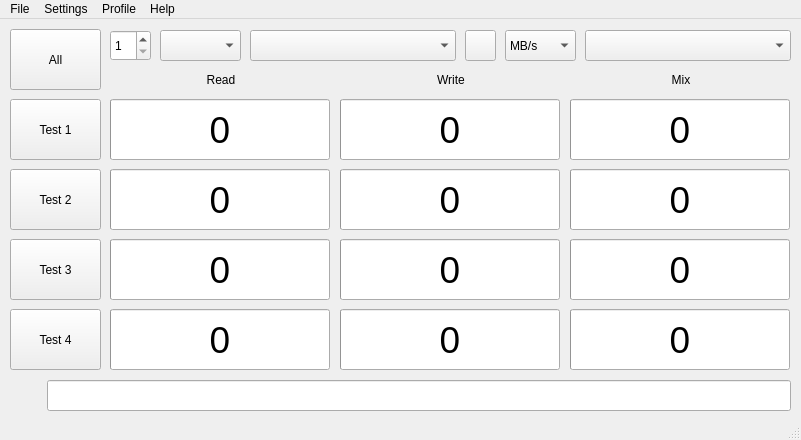
<?xml version="1.0" encoding="UTF-8"?>
<ui version="4.0">
 <class>MainWindow</class>
 <widget class="QMainWindow" name="MainWindow">
  <property name="geometry">
   <rect>
    <x>0</x>
    <y>0</y>
    <width>801</width>
    <height>440</height>
   </rect>
  </property>
  <property name="windowTitle">
   <string notr="true">KDiskMark</string>
  </property>
  <property name="locale">
   <locale language="English" country="UnitedStates"/>
  </property>
  <widget class="QWidget" name="centralwidget">
   <widget class="QPushButton" name="pushButton_All">
    <property name="geometry">
     <rect>
      <x>10</x>
      <y>10</y>
      <width>91</width>
      <height>61</height>
     </rect>
    </property>
    <property name="text">
     <string>All</string>
    </property>
   </widget>
   <widget class="QWidget" name="commentLayoutWidget">
    <property name="geometry">
     <rect>
      <x>10</x>
      <y>360</y>
      <width>781</width>
      <height>33</height>
     </rect>
    </property>
    <layout class="QHBoxLayout" name="commentLayout">
     <item>
      <widget class="QLabel" name="extraIcon">
       <property name="sizePolicy">
        <sizepolicy hsizetype="Preferred" vsizetype="Preferred">
         <horstretch>0</horstretch>
         <verstretch>0</verstretch>
        </sizepolicy>
       </property>
       <property name="minimumSize">
        <size>
         <width>31</width>
         <height>16</height>
        </size>
       </property>
       <property name="maximumSize">
        <size>
         <width>31</width>
         <height>16</height>
        </size>
       </property>
       <property name="text">
        <string/>
       </property>
       <property name="alignment">
        <set>Qt::AlignCenter</set>
       </property>
      </widget>
     </item>
     <item>
      <widget class="QLineEdit" name="deviceModel">
       <property name="minimumSize">
        <size>
         <width>0</width>
         <height>31</height>
        </size>
       </property>
       <property name="font">
        <font>
         <pointsize>9</pointsize>
        </font>
       </property>
       <property name="text">
        <string notr="true"/>
       </property>
      </widget>
     </item>
    </layout>
   </widget>
   <widget class="QWidget" name="targetLayoutWidget">
    <property name="geometry">
     <rect>
      <x>110</x>
      <y>10</y>
      <width>681</width>
      <height>33</height>
     </rect>
    </property>
    <layout class="QHBoxLayout" name="targetLayout">
     <property name="spacing">
      <number>9</number>
     </property>
     <item>
      <widget class="QSpinBox" name="loopsCount">
       <property name="enabled">
        <bool>true</bool>
       </property>
       <property name="minimumSize">
        <size>
         <width>0</width>
         <height>31</height>
        </size>
       </property>
       <property name="maximumSize">
        <size>
         <width>41</width>
         <height>16777215</height>
        </size>
       </property>
       <property name="readOnly">
        <bool>false</bool>
       </property>
       <property name="accelerated">
        <bool>false</bool>
       </property>
       <property name="minimum">
        <number>1</number>
       </property>
       <property name="maximum">
        <number>9</number>
       </property>
      </widget>
     </item>
     <item>
      <widget class="QComboBox" name="comboBox_fileSize">
       <property name="enabled">
        <bool>true</bool>
       </property>
       <property name="minimumSize">
        <size>
         <width>0</width>
         <height>31</height>
        </size>
       </property>
       <property name="maximumSize">
        <size>
         <width>81</width>
         <height>16777215</height>
        </size>
       </property>
      </widget>
     </item>
     <item>
      <widget class="QComboBox" name="comboBox_Storages">
       <property name="enabled">
        <bool>true</bool>
       </property>
       <property name="minimumSize">
        <size>
         <width>0</width>
         <height>31</height>
        </size>
       </property>
       <property name="editable">
        <bool>false</bool>
       </property>
       <property name="currentText">
        <string notr="true"/>
       </property>
      </widget>
     </item>
     <item>
      <widget class="QPushButton" name="refreshStoragesButton">
       <property name="minimumSize">
        <size>
         <width>0</width>
         <height>31</height>
        </size>
       </property>
       <property name="maximumSize">
        <size>
         <width>31</width>
         <height>16777215</height>
        </size>
       </property>
       <property name="text">
        <string/>
       </property>
       <property name="icon">
        <iconset theme="view-refresh">
         <normaloff>.</normaloff>.</iconset>
       </property>
      </widget>
     </item>
     <item>
      <widget class="QComboBox" name="comboBox_ComparisonField">
       <property name="enabled">
        <bool>true</bool>
       </property>
       <property name="minimumSize">
        <size>
         <width>0</width>
         <height>31</height>
        </size>
       </property>
       <property name="maximumSize">
        <size>
         <width>71</width>
         <height>16777215</height>
        </size>
       </property>
       <item>
        <property name="text">
         <string>MB/s</string>
        </property>
       </item>
       <item>
        <property name="text">
         <string>GB/s</string>
        </property>
       </item>
       <item>
        <property name="text">
         <string>IOPS</string>
        </property>
       </item>
       <item>
        <property name="text">
         <string>μs</string>
        </property>
       </item>
      </widget>
     </item>
     <item>
      <widget class="QComboBox" name="comboBox_MixRatio">
       <property name="minimumSize">
        <size>
         <width>0</width>
         <height>31</height>
        </size>
       </property>
      </widget>
     </item>
    </layout>
   </widget>
   <widget class="QStackedWidget" name="stackedWidget">
    <property name="geometry">
     <rect>
      <x>10</x>
      <y>10</y>
      <width>781</width>
      <height>341</height>
     </rect>
    </property>
    <property name="currentIndex">
     <number>0</number>
    </property>
    <widget class="QWidget" name="page">
     <widget class="QPushButton" name="pushButton_Test_1">
      <property name="geometry">
       <rect>
        <x>0</x>
        <y>70</y>
        <width>91</width>
        <height>61</height>
       </rect>
      </property>
      <property name="text">
       <string notr="true">Test 1</string>
      </property>
     </widget>
     <widget class="QPushButton" name="pushButton_Test_3">
      <property name="geometry">
       <rect>
        <x>0</x>
        <y>210</y>
        <width>91</width>
        <height>61</height>
       </rect>
      </property>
      <property name="text">
       <string notr="true">Test 3</string>
      </property>
     </widget>
     <widget class="QPushButton" name="pushButton_Test_4">
      <property name="geometry">
       <rect>
        <x>0</x>
        <y>280</y>
        <width>91</width>
        <height>61</height>
       </rect>
      </property>
      <property name="text">
       <string notr="true">Test 4</string>
      </property>
     </widget>
     <widget class="QPushButton" name="pushButton_Test_2">
      <property name="geometry">
       <rect>
        <x>0</x>
        <y>140</y>
        <width>91</width>
        <height>61</height>
       </rect>
      </property>
      <property name="text">
       <string notr="true">Test 2</string>
      </property>
     </widget>
     <widget class="QWidget" name="readWidget" native="true">
      <property name="geometry">
       <rect>
        <x>100</x>
        <y>38</y>
        <width>222</width>
        <height>303</height>
       </rect>
      </property>
      <layout class="QVBoxLayout" name="readLayout">
       <property name="spacing">
        <number>9</number>
       </property>
       <property name="leftMargin">
        <number>0</number>
       </property>
       <property name="topMargin">
        <number>2</number>
       </property>
       <property name="rightMargin">
        <number>0</number>
       </property>
       <property name="bottomMargin">
        <number>0</number>
       </property>
       <item>
        <widget class="QLabel" name="label_Read">
         <property name="minimumSize">
          <size>
           <width>0</width>
           <height>20</height>
          </size>
         </property>
         <property name="text">
          <string>Read</string>
         </property>
         <property name="alignment">
          <set>Qt::AlignCenter</set>
         </property>
        </widget>
       </item>
       <item>
        <widget class="QProgressBar" name="readBar_1">
         <property name="minimumSize">
          <size>
           <width>220</width>
           <height>61</height>
          </size>
         </property>
         <property name="maximumSize">
          <size>
           <width>220</width>
           <height>16777215</height>
          </size>
         </property>
         <property name="font">
          <font>
           <pointsize>28</pointsize>
          </font>
         </property>
         <property name="maximum">
          <number>100</number>
         </property>
         <property name="value">
          <number>0</number>
         </property>
         <property name="format">
          <string notr="true">%v</string>
         </property>
        </widget>
       </item>
       <item>
        <widget class="QProgressBar" name="readBar_2">
         <property name="minimumSize">
          <size>
           <width>220</width>
           <height>61</height>
          </size>
         </property>
         <property name="maximumSize">
          <size>
           <width>220</width>
           <height>16777215</height>
          </size>
         </property>
         <property name="font">
          <font>
           <pointsize>28</pointsize>
          </font>
         </property>
         <property name="maximum">
          <number>100</number>
         </property>
         <property name="value">
          <number>0</number>
         </property>
         <property name="format">
          <string notr="true">%v</string>
         </property>
        </widget>
       </item>
       <item>
        <widget class="QProgressBar" name="readBar_3">
         <property name="minimumSize">
          <size>
           <width>220</width>
           <height>61</height>
          </size>
         </property>
         <property name="maximumSize">
          <size>
           <width>220</width>
           <height>16777215</height>
          </size>
         </property>
         <property name="font">
          <font>
           <pointsize>28</pointsize>
          </font>
         </property>
         <property name="maximum">
          <number>100</number>
         </property>
         <property name="value">
          <number>0</number>
         </property>
         <property name="format">
          <string notr="true">%v</string>
         </property>
        </widget>
       </item>
       <item>
        <widget class="QProgressBar" name="readBar_4">
         <property name="minimumSize">
          <size>
           <width>220</width>
           <height>61</height>
          </size>
         </property>
         <property name="maximumSize">
          <size>
           <width>220</width>
           <height>16777215</height>
          </size>
         </property>
         <property name="font">
          <font>
           <pointsize>28</pointsize>
          </font>
         </property>
         <property name="maximum">
          <number>100</number>
         </property>
         <property name="value">
          <number>0</number>
         </property>
         <property name="format">
          <string notr="true">%v</string>
         </property>
        </widget>
       </item>
      </layout>
     </widget>
     <widget class="QWidget" name="writeWidget" native="true">
      <property name="geometry">
       <rect>
        <x>330</x>
        <y>38</y>
        <width>222</width>
        <height>303</height>
       </rect>
      </property>
      <layout class="QVBoxLayout" name="writeLayout">
       <property name="spacing">
        <number>9</number>
       </property>
       <property name="leftMargin">
        <number>0</number>
       </property>
       <property name="topMargin">
        <number>2</number>
       </property>
       <property name="rightMargin">
        <number>0</number>
       </property>
       <property name="bottomMargin">
        <number>0</number>
       </property>
       <item>
        <widget class="QLabel" name="label_Write">
         <property name="minimumSize">
          <size>
           <width>0</width>
           <height>20</height>
          </size>
         </property>
         <property name="text">
          <string>Write</string>
         </property>
         <property name="alignment">
          <set>Qt::AlignCenter</set>
         </property>
        </widget>
       </item>
       <item>
        <widget class="QProgressBar" name="writeBar_1">
         <property name="minimumSize">
          <size>
           <width>220</width>
           <height>61</height>
          </size>
         </property>
         <property name="maximumSize">
          <size>
           <width>220</width>
           <height>16777215</height>
          </size>
         </property>
         <property name="font">
          <font>
           <pointsize>28</pointsize>
          </font>
         </property>
         <property name="maximum">
          <number>100</number>
         </property>
         <property name="value">
          <number>0</number>
         </property>
         <property name="format">
          <string notr="true">%v</string>
         </property>
        </widget>
       </item>
       <item>
        <widget class="QProgressBar" name="writeBar_2">
         <property name="minimumSize">
          <size>
           <width>220</width>
           <height>61</height>
          </size>
         </property>
         <property name="maximumSize">
          <size>
           <width>220</width>
           <height>16777215</height>
          </size>
         </property>
         <property name="font">
          <font>
           <pointsize>28</pointsize>
          </font>
         </property>
         <property name="maximum">
          <number>100</number>
         </property>
         <property name="value">
          <number>0</number>
         </property>
         <property name="format">
          <string notr="true">%v</string>
         </property>
        </widget>
       </item>
       <item>
        <widget class="QProgressBar" name="writeBar_3">
         <property name="minimumSize">
          <size>
           <width>220</width>
           <height>61</height>
          </size>
         </property>
         <property name="maximumSize">
          <size>
           <width>220</width>
           <height>16777215</height>
          </size>
         </property>
         <property name="font">
          <font>
           <pointsize>28</pointsize>
          </font>
         </property>
         <property name="maximum">
          <number>100</number>
         </property>
         <property name="value">
          <number>0</number>
         </property>
         <property name="format">
          <string notr="true">%v</string>
         </property>
        </widget>
       </item>
       <item>
        <widget class="QProgressBar" name="writeBar_4">
         <property name="minimumSize">
          <size>
           <width>220</width>
           <height>61</height>
          </size>
         </property>
         <property name="maximumSize">
          <size>
           <width>220</width>
           <height>16777215</height>
          </size>
         </property>
         <property name="font">
          <font>
           <pointsize>28</pointsize>
          </font>
         </property>
         <property name="maximum">
          <number>100</number>
         </property>
         <property name="value">
          <number>0</number>
         </property>
         <property name="format">
          <string notr="true">%v</string>
         </property>
        </widget>
       </item>
      </layout>
     </widget>
     <widget class="QWidget" name="mixWidget" native="true">
      <property name="geometry">
       <rect>
        <x>560</x>
        <y>38</y>
        <width>222</width>
        <height>303</height>
       </rect>
      </property>
      <layout class="QVBoxLayout" name="mixLayout">
       <property name="spacing">
        <number>9</number>
       </property>
       <property name="leftMargin">
        <number>0</number>
       </property>
       <property name="topMargin">
        <number>2</number>
       </property>
       <property name="rightMargin">
        <number>0</number>
       </property>
       <property name="bottomMargin">
        <number>0</number>
       </property>
       <item>
        <widget class="QLabel" name="label_Mix">
         <property name="minimumSize">
          <size>
           <width>0</width>
           <height>20</height>
          </size>
         </property>
         <property name="text">
          <string>Mix</string>
         </property>
         <property name="alignment">
          <set>Qt::AlignCenter</set>
         </property>
        </widget>
       </item>
       <item>
        <widget class="QProgressBar" name="mixBar_1">
         <property name="minimumSize">
          <size>
           <width>220</width>
           <height>61</height>
          </size>
         </property>
         <property name="maximumSize">
          <size>
           <width>220</width>
           <height>16777215</height>
          </size>
         </property>
         <property name="font">
          <font>
           <pointsize>28</pointsize>
          </font>
         </property>
         <property name="maximum">
          <number>100</number>
         </property>
         <property name="value">
          <number>0</number>
         </property>
         <property name="format">
          <string notr="true">%v</string>
         </property>
        </widget>
       </item>
       <item>
        <widget class="QProgressBar" name="mixBar_2">
         <property name="minimumSize">
          <size>
           <width>220</width>
           <height>61</height>
          </size>
         </property>
         <property name="maximumSize">
          <size>
           <width>220</width>
           <height>16777215</height>
          </size>
         </property>
         <property name="font">
          <font>
           <pointsize>28</pointsize>
          </font>
         </property>
         <property name="maximum">
          <number>100</number>
         </property>
         <property name="value">
          <number>0</number>
         </property>
         <property name="format">
          <string notr="true">%v</string>
         </property>
        </widget>
       </item>
       <item>
        <widget class="QProgressBar" name="mixBar_3">
         <property name="minimumSize">
          <size>
           <width>220</width>
           <height>61</height>
          </size>
         </property>
         <property name="maximumSize">
          <size>
           <width>220</width>
           <height>16777215</height>
          </size>
         </property>
         <property name="font">
          <font>
           <pointsize>28</pointsize>
          </font>
         </property>
         <property name="maximum">
          <number>100</number>
         </property>
         <property name="value">
          <number>0</number>
         </property>
         <property name="format">
          <string notr="true">%v</string>
         </property>
        </widget>
       </item>
       <item>
        <widget class="QProgressBar" name="mixBar_4">
         <property name="minimumSize">
          <size>
           <width>220</width>
           <height>61</height>
          </size>
         </property>
         <property name="maximumSize">
          <size>
           <width>220</width>
           <height>16777215</height>
          </size>
         </property>
         <property name="font">
          <font>
           <pointsize>28</pointsize>
          </font>
         </property>
         <property name="maximum">
          <number>100</number>
         </property>
         <property name="value">
          <number>0</number>
         </property>
         <property name="format">
          <string notr="true">%v</string>
         </property>
        </widget>
       </item>
      </layout>
     </widget>
    </widget>
    <widget class="QWidget" name="page_2">
     <widget class="QLabel" name="label_Demo">
      <property name="geometry">
       <rect>
        <x>0</x>
        <y>40</y>
        <width>551</width>
        <height>21</height>
       </rect>
      </property>
      <property name="minimumSize">
       <size>
        <width>0</width>
        <height>20</height>
       </size>
      </property>
      <property name="text">
       <string notr="true">Test 1</string>
      </property>
      <property name="alignment">
       <set>Qt::AlignCenter</set>
      </property>
     </widget>
     <widget class="QProgressBar" name="readBar_Demo">
      <property name="geometry">
       <rect>
        <x>0</x>
        <y>70</y>
        <width>271</width>
        <height>271</height>
       </rect>
      </property>
      <property name="minimumSize">
       <size>
        <width>271</width>
        <height>61</height>
       </size>
      </property>
      <property name="maximumSize">
       <size>
        <width>16777215</width>
        <height>16777215</height>
       </size>
      </property>
      <property name="font">
       <font>
        <pointsize>28</pointsize>
       </font>
      </property>
      <property name="maximum">
       <number>100</number>
      </property>
      <property name="value">
       <number>0</number>
      </property>
      <property name="format">
       <string notr="true">%v</string>
      </property>
      <property name="Demo" stdset="0">
       <bool>true</bool>
      </property>
     </widget>
     <widget class="QProgressBar" name="writeBar_Demo">
      <property name="geometry">
       <rect>
        <x>279</x>
        <y>70</y>
        <width>271</width>
        <height>271</height>
       </rect>
      </property>
      <property name="minimumSize">
       <size>
        <width>271</width>
        <height>61</height>
       </size>
      </property>
      <property name="maximumSize">
       <size>
        <width>16777215</width>
        <height>16777215</height>
       </size>
      </property>
      <property name="font">
       <font>
        <pointsize>28</pointsize>
       </font>
      </property>
      <property name="maximum">
       <number>100</number>
      </property>
      <property name="value">
       <number>0</number>
      </property>
      <property name="format">
       <string notr="true">%v</string>
      </property>
      <property name="Demo" stdset="0">
       <bool>true</bool>
      </property>
     </widget>
    </widget>
   </widget>
   <zorder>stackedWidget</zorder>
   <zorder>pushButton_All</zorder>
   <zorder>commentLayoutWidget</zorder>
   <zorder>targetLayoutWidget</zorder>
  </widget>
  <widget class="QMenuBar" name="menubar">
   <property name="geometry">
    <rect>
     <x>0</x>
     <y>0</y>
     <width>801</width>
     <height>23</height>
    </rect>
   </property>
   <widget class="QMenu" name="menuFile">
    <property name="title">
     <string>File</string>
    </property>
    <addaction name="actionCopy"/>
    <addaction name="actionSave"/>
    <addaction name="actionExit"/>
   </widget>
   <widget class="QMenu" name="menuSettings">
    <property name="title">
     <string>Settings</string>
    </property>
    <addaction name="actionQueues_Threads"/>
    <addaction name="actionFlush_Pagecache"/>
   </widget>
   <widget class="QMenu" name="menuProfile">
    <property name="title">
     <string>Profile</string>
    </property>
    <addaction name="actionDefault"/>
    <addaction name="actionPeak_Performance"/>
    <addaction name="actionReal_World_Performance"/>
    <addaction name="actionDemo"/>
    <addaction name="actionDefault_Mix"/>
    <addaction name="actionPeak_Performance_Mix"/>
    <addaction name="actionReal_World_Performance_Mix"/>
   </widget>
   <widget class="QMenu" name="menuHelp">
    <property name="title">
     <string>Help</string>
    </property>
    <widget class="QMenu" name="menuLanguage">
     <property name="title">
      <string>Language</string>
     </property>
    </widget>
    <addaction name="actionAbout"/>
    <addaction name="menuLanguage"/>
   </widget>
   <addaction name="menuFile"/>
   <addaction name="menuSettings"/>
   <addaction name="menuProfile"/>
   <addaction name="menuHelp"/>
  </widget>
  <widget class="QStatusBar" name="statusbar"/>
  <action name="actionAbout">
   <property name="text">
    <string>About KDiskMark</string>
   </property>
  </action>
  <action name="actionQueues_Threads">
   <property name="text">
    <string>Queues &amp;&amp; Threads</string>
   </property>
  </action>
  <action name="actionCopy">
   <property name="text">
    <string>Copy</string>
   </property>
  </action>
  <action name="actionSave">
   <property name="text">
    <string>Save</string>
   </property>
  </action>
  <action name="actionExit">
   <property name="text">
    <string>Exit</string>
   </property>
  </action>
  <action name="actionDefault">
   <property name="checkable">
    <bool>true</bool>
   </property>
   <property name="checked">
    <bool>true</bool>
   </property>
   <property name="text">
    <string>Default</string>
   </property>
  </action>
  <action name="actionPeak_Performance">
   <property name="checkable">
    <bool>true</bool>
   </property>
   <property name="text">
    <string>Peak Performance</string>
   </property>
  </action>
  <action name="actionReal_World_Performance">
   <property name="checkable">
    <bool>true</bool>
   </property>
   <property name="text">
    <string>Real World Performance</string>
   </property>
  </action>
  <action name="actionDefault_Mix">
   <property name="checkable">
    <bool>true</bool>
   </property>
   <property name="text">
    <string>Default [+Mix]</string>
   </property>
  </action>
  <action name="actionPeak_Performance_Mix">
   <property name="checkable">
    <bool>true</bool>
   </property>
   <property name="text">
    <string>Peak Performance [+Mix]</string>
   </property>
  </action>
  <action name="actionReal_World_Performance_Mix">
   <property name="checkable">
    <bool>true</bool>
   </property>
   <property name="text">
    <string>Real World Performance [+Mix]</string>
   </property>
  </action>
  <action name="actionFlush_Pagecache">
   <property name="checkable">
    <bool>true</bool>
   </property>
   <property name="checked">
    <bool>true</bool>
   </property>
   <property name="text">
    <string>Flush Pagecache</string>
   </property>
  </action>
  <action name="actionDemo">
   <property name="checkable">
    <bool>true</bool>
   </property>
   <property name="text">
    <string>Demo</string>
   </property>
  </action>
 </widget>
 <resources/>
 <connections>
  <connection>
   <sender>actionExit</sender>
   <signal>triggered()</signal>
   <receiver>MainWindow</receiver>
   <slot>close()</slot>
   <hints>
    <hint type="sourcelabel">
     <x>-1</x>
     <y>-1</y>
    </hint>
    <hint type="destinationlabel">
     <x>287</x>
     <y>219</y>
    </hint>
   </hints>
  </connection>
 </connections>
</ui>
